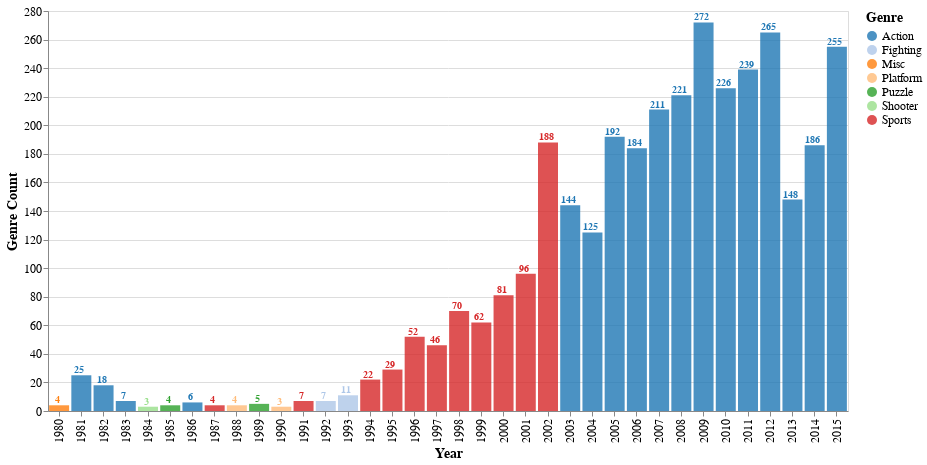

The notebook cell saved with this chart:
### Markdown cell above
# Which genre games has been released the most in a single year

### Code cell
year_max_genre = (
    df.groupby(['Year', 'Genre'])
    .size()
    .reset_index(name='count')
    .sort_values('count', ascending=False)
    .drop_duplicates(subset='Year')
    .reset_index(drop=True)
)

# Create Altair Chart
chart = alt.Chart(year_max_genre).mark_bar(opacity=0.8,size=20).encode(
    x=alt.X('Year:N', title='Year'),
    y=alt.Y('count:Q', title='Genre Count'),
    color=alt.Color('Genre:N', title='Genre', scale=alt.Scale(scheme='category20')),
    tooltip=['Year:N', 'Genre:N', 'count:Q']
).properties(
    width=800,
    height=400
)

# Add text labels on top of each bar
text = chart.mark_text(
    align='center',
    baseline='middle',
    dx=-2,
    dy=-5,
    fontSize=10,
    fontWeight='bold'
).encode(
    text='count:Q'
)

# Combine the bar chart and text labels
chart_with_labels = (chart + text).configure_axis(
    labelFontSize=12,
    titleFontSize=14
).configure_legend(
    labelFontSize=12,
    titleFontSize=14
)


chart_with_labels.display()

### Figure 1 — Vega specification as saved in the notebook (floating-point values rounded to 4 significant figures)
{"$schema": "https://vega.github.io/schema/vega/v5.json", "data": [{"name": "source_0"}, {"name": "data_0", "values": [{"Genre": "Action", "Year": 2009.0, "count": 272, "count_end": 272.0, "count_start": 0.0}, {"Genre": "Action", "Year": 2012.0, "count": 265, "count_end": 265.0, "count_start": 0.0}, {"Genre": "Action", "Year": 2015.0, "count": 255, "count_end": 255.0, "count_start": 0.0}, {"Genre": "Action", "Year": 2011.0, "count": 239, "count_end": 239.0, "count_start": 0.0}, {"Genre": "Action", "Year": 2010.0, "count": 226, "count_end": 226.0, "count_start": 0.0}, {"Genre": "Action", "Year": 2008.0, "count": 221, "count_end": 221.0, "count_start": 0.0}, {"Genre": "Action", "Year": 2007.0, "count": 211, "count_end": 211.0, "count_start": 0.0}, {"Genre": "Action", "Year": 2005.0, "count": 192, "count_end": 192.0, "count_start": 0.0}, {"Genre": "Sports", "Year": 2002.0, "count": 188, "count_end": 188.0, "count_start": 0.0}, {"Genre": "Action", "Year": 2014.0, "count": 186, "count_end": 186.0, "count_start": 0.0}, {"Genre": "Action", "Year": 2006.0, "count": 184, "count_end": 184.0, "count_start": 0.0}, {"Genre": "Action", "Year": 2013.0, "count": 148, "count_end": 148.0, "count_start": 0.0}, {"Genre": "Action", "Year": 2003.0, "count": 144, "count_end": 144.0, "count_start": 0.0}, {"Genre": "Action", "Year": 2004.0, "count": 125, "count_end": 125.0, "count_start": 0.0}, {"Genre": "Sports", "Year": 2001.0, "count": 96, "count_end": 96.0, "count_start": 0.0}, {"Genre": "Sports", "Year": 2000.0, "count": 81, "count_end": 81.0, "count_start": 0.0}, {"Genre": "Sports", "Year": 1998.0, "count": 70, "count_end": 70.0, "count_start": 0.0}, {"Genre": "Sports", "Year": 1999.0, "count": 62, "count_end": 62.0, "count_start": 0.0}, {"Genre": "Sports", "Year": 1996.0, "count": 52, "count_end": 52.0, "count_start": 0.0}, {"Genre": "Sports", "Year": 1997.0, "count": 46, "count_end": 46.0, "count_start": 0.0}, {"Genre": "Sports", "Year": 1995.0, "count": 29, "count_end": 29.0, "count_start": 0.0}, {"Genre": "Action", "Year": 1981.0, "count": 25, "count_end": 25.0, "count_start": 0.0}, {"Genre": "Sports", "Year": 1994.0, "count": 22, "count_end": 22.0, "count_start": 0.0}, {"Genre": "Action", "Year": 1982.0, "count": 18, "count_end": 18.0, "count_start": 0.0}, {"Genre": "Fighting", "Year": 1993.0, "count": 11, "count_end": 11.0, "count_start": 0.0}, {"Genre": "Sports", "Year": 1991.0, "count": 7, "count_end": 7.0, "count_start": 0.0}, {"Genre": "Fighting", "Year": 1992.0, "count": 7, "count_end": 7.0, "count_start": 0.0}, {"Genre": "Action", "Year": 1983.0, "count": 7, "count_end": 7.0, "count_start": 0.0}, {"Genre": "Action", "Year": 1986.0, "count": 6, "count_end": 6.0, "count_start": 0.0}, {"Genre": "Puzzle", "Year": 1989.0, "count": 5, "count_end": 5.0, "count_start": 0.0}, {"Genre": "Sports", "Year": 1987.0, "count": 4, "count_end": 4.0, "count_start": 0.0}, {"Genre": "Misc", "Year": 1980.0, "count": 4, "count_end": 4.0, "count_start": 0.0}, {"Genre": "Puzzle", "Year": 1985.0, "count": 4, "count_end": 4.0, "count_start": 0.0}, {"Genre": "Platform", "Year": 1988.0, "count": 4, "count_end": 4.0, "count_start": 0.0}, {"Genre": "Shooter", "Year": 1984.0, "count": 3, "count_end": 3.0, "count_start": 0.0}, {"Genre": "Platform", "Year": 1990.0, "count": 3, "count_end": 3.0, "count_start": 0.0}]}, {"name": "data_1", "values": [{"Genre": "Action", "Year": 2009.0, "count": 272}, {"Genre": "Action", "Year": 2012.0, "count": 265}, {"Genre": "Action", "Year": 2015.0, "count": 255}, {"Genre": "Action", "Year": 2011.0, "count": 239}, {"Genre": "Action", "Year": 2010.0, "count": 226}, {"Genre": "Action", "Year": 2008.0, "count": 221}, {"Genre": "Action", "Year": 2007.0, "count": 211}, {"Genre": "Action", "Year": 2005.0, "count": 192}, {"Genre": "Sports", "Year": 2002.0, "count": 188}, {"Genre": "Action", "Year": 2014.0, "count": 186}, {"Genre": "Action", "Year": 2006.0, "count": 184}, {"Genre": "Action", "Year": 2013.0, "count": 148}, {"Genre": "Action", "Year": 2003.0, "count": 144}, {"Genre": "Action", "Year": 2004.0, "count": 125}, {"Genre": "Sports", "Year": 2001.0, "count": 96}, {"Genre": "Sports", "Year": 2000.0, "count": 81}, {"Genre": "Sports", "Year": 1998.0, "count": 70}, {"Genre": "Sports", "Year": 1999.0, "count": 62}, {"Genre": "Sports", "Year": 1996.0, "count": 52}, {"Genre": "Sports", "Year": 1997.0, "count": 46}, {"Genre": "Sports", "Year": 1995.0, "count": 29}, {"Genre": "Action", "Year": 1981.0, "count": 25}, {"Genre": "Sports", "Year": 1994.0, "count": 22}, {"Genre": "Action", "Year": 1982.0, "count": 18}, {"Genre": "Fighting", "Year": 1993.0, "count": 11}, {"Genre": "Sports", "Year": 1991.0, "count": 7}, {"Genre": "Fighting", "Year": 1992.0, "count": 7}, {"Genre": "Action", "Year": 1983.0, "count": 7}, {"Genre": "Action", "Year": 1986.0, "count": 6}, {"Genre": "Puzzle", "Year": 1989.0, "count": 5}, {"Genre": "Sports", "Year": 1987.0, "count": 4}, {"Genre": "Misc", "Year": 1980.0, "count": 4}, {"Genre": "Puzzle", "Year": 1985.0, "count": 4}, {"Genre": "Platform", "Year": 1988.0, "count": 4}, {"Genre": "Shooter", "Year": 1984.0, "count": 3}, {"Genre": "Platform", "Year": 1990.0, "count": 3}]}, {"name": "data_0_x_domain_Year_0", "values": [{"Year": 2009.0}, {"Year": 2012.0}, {"Year": 2015.0}, {"Year": 2011.0}, {"Year": 2010.0}, {"Year": 2008.0}, {"Year": 2007.0}, {"Year": 2005.0}, {"Year": 2002.0}, {"Year": 2014.0}, {"Year": 2006.0}, {"Year": 2013.0}, {"Year": 2003.0}, {"Year": 2004.0}, {"Year": 2001.0}, {"Year": 2000.0}, {"Year": 1998.0}, {"Year": 1999.0}, {"Year": 1996.0}, {"Year": 1997.0}, {"Year": 1995.0}, {"Year": 1981.0}, {"Year": 1994.0}, {"Year": 1982.0}, {"Year": 1993.0}, {"Year": 1991.0}, {"Year": 1992.0}, {"Year": 1983.0}, {"Year": 1986.0}, {"Year": 1989.0}, {"Year": 1987.0}, {"Year": 1980.0}, {"Year": 1985.0}, {"Year": 1988.0}, {"Year": 1984.0}, {"Year": 1990.0}]}, {"name": "data_1_x_domain_Year_1", "values": [{"Year": 2009.0}, {"Year": 2012.0}, {"Year": 2015.0}, {"Year": 2011.0}, {"Year": 2010.0}, {"Year": 2008.0}, {"Year": 2007.0}, {"Year": 2005.0}, {"Year": 2002.0}, {"Year": 2014.0}, {"Year": 2006.0}, {"Year": 2013.0}, {"Year": 2003.0}, {"Year": 2004.0}, {"Year": 2001.0}, {"Year": 2000.0}, {"Year": 1998.0}, {"Year": 1999.0}, {"Year": 1996.0}, {"Year": 1997.0}, {"Year": 1995.0}, {"Year": 1981.0}, {"Year": 1994.0}, {"Year": 1982.0}, {"Year": 1993.0}, {"Year": 1991.0}, {"Year": 1992.0}, {"Year": 1983.0}, {"Year": 1986.0}, {"Year": 1989.0}, {"Year": 1987.0}, {"Year": 1980.0}, {"Year": 1985.0}, {"Year": 1988.0}, {"Year": 1984.0}, {"Year": 1990.0}]}, {"name": "data_0_color_domain_Genre_0", "values": [{"Genre": "Action"}, {"Genre": "Sports"}, {"Genre": "Fighting"}, {"Genre": "Puzzle"}, {"Genre": "Misc"}, {"Genre": "Platform"}, {"Genre": "Shooter"}]}, {"name": "data_1_color_domain_Genre_1", "values": [{"Genre": "Action"}, {"Genre": "Sports"}, {"Genre": "Fighting"}, {"Genre": "Puzzle"}, {"Genre": "Misc"}, {"Genre": "Platform"}, {"Genre": "Shooter"}]}], "marks": [{"type": "rect", "name": "layer_0_marks", "from": {"data": "data_0"}, "encode": {"update": {"xc": {"field": "Year", "scale": "x", "band": 0.5}, "y2": {"field": "count_start", "scale": "y"}, "ariaRoleDescription": {"value": "bar"}, "opacity": {"value": 0.8}, "description": {"signal": "\"Year: \" + (isValid(datum[\"Year\"]) ? datum[\"Year\"] : \"\"+datum[\"Year\"]) + \"; Genre Count: \" + (format(datum[\"count\"], \"\")) + \"; Genre: \" + (isValid(datum[\"Genre\"]) ? datum[\"Genre\"] : \"\"+datum[\"Genre\"]) + \"; count: \" + (format(datum[\"count\"], \"\"))"}, "tooltip": {"signal": "{\"Year\": isValid(datum[\"Year\"]) ? datum[\"Year\"] : \"\"+datum[\"Year\"], \"Genre\": isValid(datum[\"Genre\"]) ? datum[\"Genre\"] : \"\"+datum[\"Genre\"], \"count\": format(datum[\"count\"], \"\")}"}, "fill": {"field": "Genre", "scale": "color"}, "y": {"field": "count_end", "scale": "y"}, "width": {"value": 20}}}, "style": ["bar"]}, {"type": "text", "name": "layer_1_marks", "from": {"data": "data_1"}, "encode": {"update": {"text": {"signal": "format(datum[\"count\"], \"\")"}, "fontSize": {"value": 10}, "tooltip": {"signal": "{\"Year\": isValid(datum[\"Year\"]) ? datum[\"Year\"] : \"\"+datum[\"Year\"], \"Genre\": isValid(datum[\"Genre\"]) ? datum[\"Genre\"] : \"\"+datum[\"Genre\"], \"count\": format(datum[\"count\"], \"\")}"}, "dy": {"value": -5}, "dx": {"value": -2}, "align": {"value": "center"}, "fontWeight": {"value": "bold"}, "fill": {"field": "Genre", "scale": "color"}, "description": {"signal": "\"Year: \" + (isValid(datum[\"Year\"]) ? datum[\"Year\"] : \"\"+datum[\"Year\"]) + \"; Genre Count: \" + (format(datum[\"count\"], \"\")) + \"; Genre: \" + (isValid(datum[\"Genre\"]) ? datum[\"Genre\"] : \"\"+datum[\"Genre\"]) + \"; count: \" + (format(datum[\"count\"], \"\"))"}, "y": {"field": "count", "scale": "y"}, "x": {"field": "Year", "scale": "x", "band": 0.5}, "baseline": {"value": "middle"}}}, "style": ["text"]}], "scales": [{"name": "x", "type": "band", "domain": {"fields": [{"data": "data_0_x_domain_Year_0", "field": "Year"}, {"data": "data_1_x_domain_Year_1", "field": "Year"}], "sort": true}, "range": [0, {"signal": "width"}], "paddingInner": 0.1, "paddingOuter": 0.05}, {"name": "y", "type": "linear", "domain": {"fields": [{"data": "data_0", "field": "count_start"}, {"data": "data_0", "field": "count_end"}, {"data": "data_1", "field": "count"}]}, "range": [{"signal": "height"}, 0], "zero": true, "nice": true}, {"name": "color", "type": "ordinal", "domain": {"fields": [{"data": "data_0_color_domain_Genre_0", "field": "Genre"}, {"data": "data_1_color_domain_Genre_1", "field": "Genre"}], "sort": true}, "range": {"scheme": "category20"}}], "axes": [{"scale": "y", "gridScale": "x", "ticks": false, "zindex": 0, "grid": true, "orient": "left", "tickCount": {"signal": "ceil(height/40)"}, "domain": false, "aria": false, "labels": false, "maxExtent": 0, "minExtent": 0}, {"scale": "x", "grid": false, "labelAlign": "right", "title": "Year", "labelAngle": 270, "orient": "bottom", "labelBaseline": "middle", "zindex": 0}, {"scale": "y", "grid": false, "orient": "left", "labelOverlap": true, "zindex": 0, "title": "Genre Count", "tickCount": {"signal": "ceil(height/40)"}}], "width": 800, "height": 400, "padding": 5, "background": "white", "style": "cell", "legends": [{"title": "Genre", "fill": "color", "symbolType": "circle", "encode": {"symbols": {"update": {"opacity": {"value": 0.8}}}}}], "config": {"axis": {"labelFontSize": 12, "titleFontSize": 14}, "legend": {"labelFontSize": 12, "titleFontSize": 14}}}
